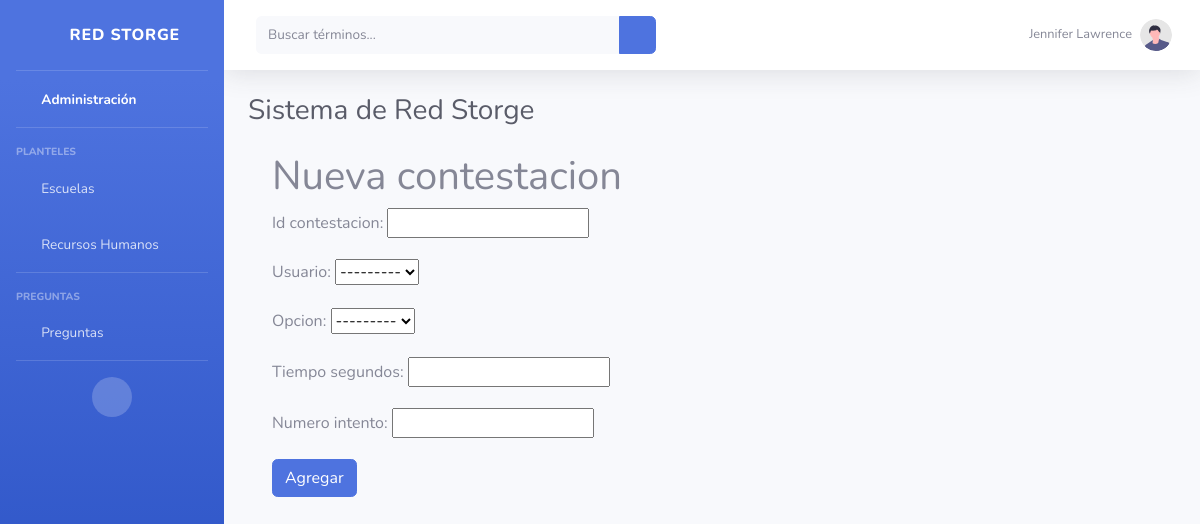
The app's page /preguntas/nueva_contestacion (signed in), older data.
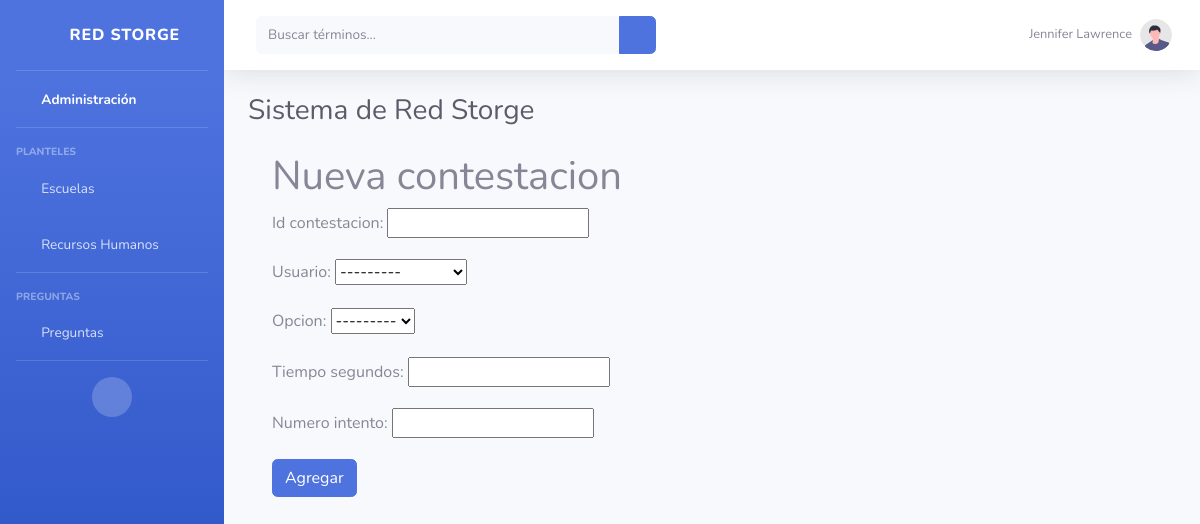
The same page, newer data.
### Preguntas/models.py (models this page shows)
class Opcion(models.Model):
    id_opcion = models.IntegerField(primary_key=True)
    id_pregunta = models.ForeignKey("Preguntas.Pregunta", verbose_name="pregunta", on_delete=models.CASCADE)
    inciso = models.CharField(max_length=1)
    descripcion = models.CharField(max_length=200)
    def __str__(self):
        return f"{self.id_opcion}"

### Preguntas/views.py (the view)
# urls.py: path('nueva_contestacion', views.NuevaContestacion.as_view(), name='nueva_contestacion'),
class NuevaContestacion(LoginRequiredMixin,CreateView):
    model = Contestacion
    form_class = FormContestacion
    success_url = reverse_lazy('lista_contestaciones')
    extra_context = {'accion': 'Nueva'}
    login_url ='login'

### Preguntas/forms.py
class FormContestacion(forms.ModelForm):
    class Meta:
        model = Contestacion
        fields = '__all__'
        widgets ={
        }

### usuarios/models.py (called while the page is built)
    def __str__(self):
        return f"{self.nombre}_{self.apellido_paterno}"

### Preguntas/templates/Preguntas/contestacion_form.html (shortened to what this page needs)
{% extends 'base.html' %}
{% block contenido %}
    <h1>{{accion}} contestacion</h1>
    <form method="post">
        {{form.as_p}}
        <button class="btn btn-primary" type="submit">
           {% if accion == 'Nueva' %}
                Agregar
            {% else %}
                Guardar
           {% endif %}
        </button>
    </form>
{% endblock contenido %}

Row changes from the older to the newer data that the page shows:
added Opcion: id_opcion "---------"
Text that changed along with them:
form field id_opcion: "---------" → (not shown)
